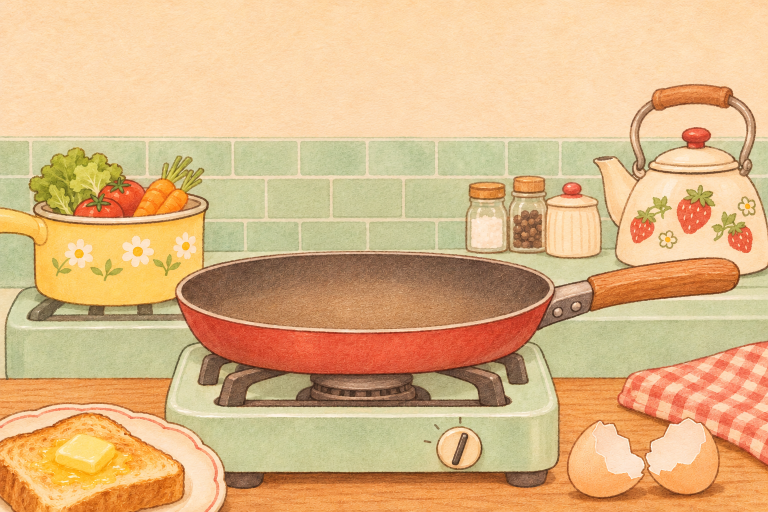
#> input picture source/kitchen-clean.png, 1536 x 1024 px (shown at 1/2 size)
$ python split_scene.py
#> lines starting #> are read from the running program, lines starting #| are printed output that depends on the picture; after the words box and inside, x2 and y2 are one past the last pixel; in counts of white or black regions, pixels touching at a corner belong together
#!/usr/bin/env python3
"""Split the clean kitchen painting into depth layers (kitchen-layers, design v4).

Input : source/kitchen-clean.png (falls back to ~/Desktop/Clean watercolor kitchen with red skillet.png)

Outputs (all 1536x1024 RGBA, same canvas, same coordinates, see docs/DESIGN.md Z order), written to
source/layers/ (git-ignored intermediates); tools/pack_layers.py then trims each to its opaque box and
writes the webp the page loads (public/assets/scene/<layer>.webp + src/lib/kitchen-layers.json):
  far.png          Z.back   wall, tiles (opaque)
  counter.png      Z.back+1 back counter, yellow pot, jars, kettle
  back.png         legacy: far + counter merged (not packed)
  mid.png          Z.mid    wooden table, green stove, red skillet body + handle + floor
  pan-rim.png      Z.panRim front half of the skillet: front lip + red outer wall
  front-toast.png  Z.frontLeft  toast plate (not rendered by default: toast left the story)
  front-right.png  Z.frontRight eggshells + gingham cloth (inside momZone, fades out for mom)
  tools/check_overlay.png              five layers recomposited vs the clean source + |diff|
  tools/layers_preview.png             contact sheet of the five layers

Hidden areas are rebuilt only from the painting itself: tile cells copied joint to joint,
counter bands and wood grain continued from visible pixels of the same rows, the yellow
pot's hidden corner mirrored about its axis. Deterministic (fixed seed); re-run overwrites.

Run:  python3 tools/split_scene.py [--debug DIR]
"""
from __future__ import annotations

import argparse
import os
from pathlib import Path

import cv2
import numpy as np
from PIL import Image, ImageDraw

ROOT = Path(__file__).resolve().parent.parent
OUT = ROOT / "source/layers"
W, H = 1536, 1024
DESK = Path.home() / "Desktop"
RNG = np.random.default_rng(7)


def first(*paths: Path) -> Path:
    for p in paths:
        if p.exists():
            return p
    raise SystemExit(f"missing input, looked for: {[str(p) for p in paths]}")


def load_rgb(p: Path) -> np.ndarray:
    return np.asarray(Image.open(p).convert("RGB")).astype(np.float32)


# ---------------------------------------------------------------- masks

def poly_mask(points, shape=(H, W)) -> np.ndarray:
#> called with shape = (1024, 1536)
    m = Image.new("L", (shape[1], shape[0]), 0)
#> m: PIL image 1536x1024 L; every value is 0
    ImageDraw.Draw(m).polygon([tuple(map(float, p)) for p in points], fill=255)
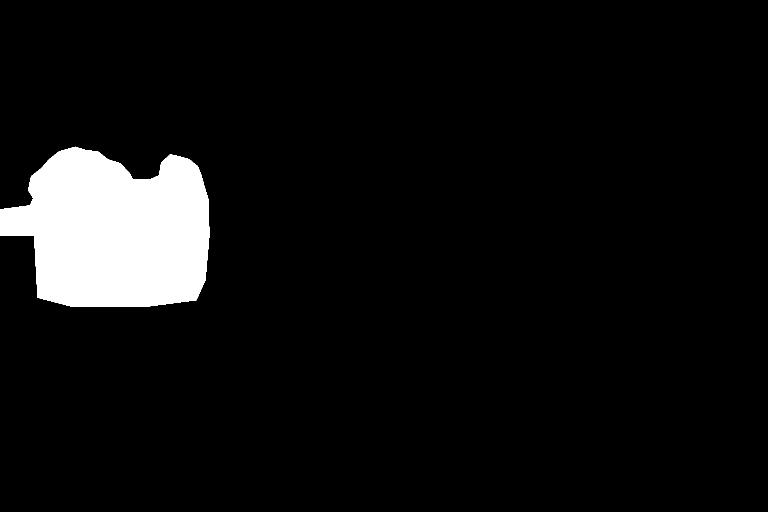
#> m: PIL image 1536x1024 L (shown at 1/2 size); 6.5% white; 1 white region, box (x1, y1, x2, y2) and area: (0, 293, 419, 613) 102176
    return np.asarray(m) > 0


def grabcut(img: np.ndarray, rect, sure_fg=None, sure_bg=None, iters=6) -> np.ndarray:
    """GrabCut inside rect, optional hard hints. Returns bool mask (full canvas)."""
    x0, y0, x1, y1 = rect
    m = np.full((H, W), cv2.GC_BGD, np.uint8)
    m[y0:y1, x0:x1] = cv2.GC_PR_FGD
    if sure_bg is not None:
        m[sure_bg] = cv2.GC_BGD
    if sure_fg is not None:
        m[sure_fg] = cv2.GC_FGD
    bgd = np.zeros((1, 65), np.float64)
    fgd = np.zeros((1, 65), np.float64)
    bgr = cv2.cvtColor(img.astype(np.uint8), cv2.COLOR_RGB2BGR)
    cv2.grabCut(bgr, m, None, bgd, fgd, iters, cv2.GC_INIT_WITH_MASK)
    return (m == cv2.GC_FGD) | (m == cv2.GC_PR_FGD)


def band_refine(img, poly, band=10, rect_pad=20, extra_fg=None, extra_bg=None, inner=None) -> np.ndarray:
    """Hand polygon -> exact outline: deep inside polygon = FG, outside dilated polygon = BG,
    the band in between is decided by GrabCut so the cut follows the painted outline."""
    pm = poly_mask(poly).astype(np.uint8)
    inner = inner or band * 3
    kf = cv2.getStructuringElement(cv2.MORPH_ELLIPSE, (2 * inner + 1, 2 * inner + 1))
    k = cv2.getStructuringElement(cv2.MORPH_ELLIPSE, (2 * band + 1, 2 * band + 1))
    fg = cv2.erode(pm, kf) > 0
#> fg: shape (1024, 1536) bool; 5.2% white; 1 white region, box (x1, y1, x2, y2) and area: (0, 310, 403, 597) 81339
    bg = cv2.dilate(pm, k) == 0
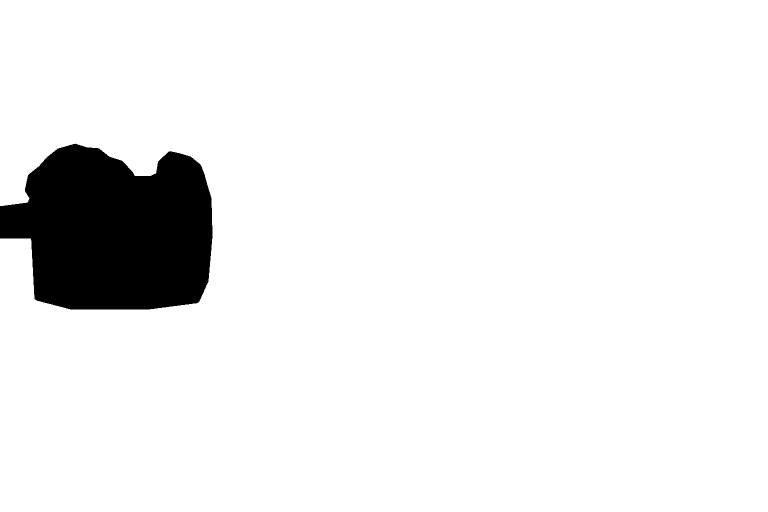
#> bg: shape (1024, 1536) bool (shown at 1/2 size); 93% white; 1 black region, box (x1, y1, x2, y2) and area: (0, 287, 425, 619) 110163
    if extra_fg is not None:
        fg |= extra_fg
    if extra_bg is not None:  # explicit background (e.g. wall seen through a handle) always wins
        bg |= extra_bg
        fg &= ~extra_bg
    ys, xs = np.nonzero(pm)
    rect = (max(0, xs.min() - rect_pad), max(0, ys.min() - rect_pad),
            min(W, xs.max() + rect_pad), min(H, ys.max() + rect_pad))
#> rect = (0, 273, 438, 632)
    return clean_mask(grabcut(img, rect, fg, bg))
#> in grabcut, `x0, y0, x1, y1 = rect`: x0 = 0; y0 = 273; x1 = 438; y1 = 632


def clean_mask(m: np.ndarray, close=5) -> np.ndarray:
#> called with close = 5
    m = m.astype(np.uint8)
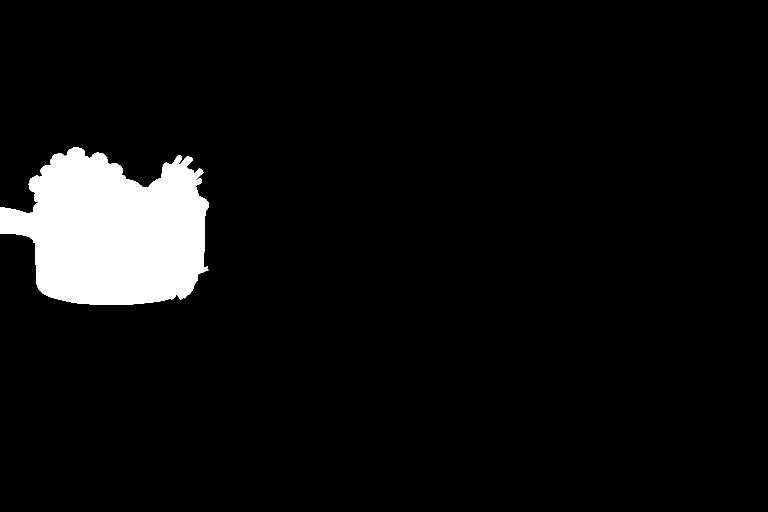
#> m: shape (1024, 1536) (shown at 1/2 size); values 0 (black) and 1 (white), 6% white; 1 white region, box (x1, y1, x2, y2) and area: (0, 294, 418, 610) 94575
    k = cv2.getStructuringElement(cv2.MORPH_ELLIPSE, (close, close))
    m = cv2.morphologyEx(m, cv2.MORPH_CLOSE, k)
#> m: shape (1024, 1536); values 0 (black) and 1 (white), 6% white; 1 white region, box (x1, y1, x2, y2) and area: (0, 294, 418, 610) 94726
    m = cv2.morphologyEx(m, cv2.MORPH_OPEN, cv2.getStructuringElement(cv2.MORPH_ELLIPSE, (3, 3)))
#> m: shape (1024, 1536); values 0 (black) and 1 (white), 6% white; 1 white region, box (x1, y1, x2, y2) and area: (0, 294, 418, 610) 94721
    n, lab, stats, _ = cv2.connectedComponentsWithStats(m, 8)
#> n = 2; stats = [[0, 0, 1536, 1024, 1478143], [0, 294, 418, 316, 94721]]
    keep = np.zeros_like(m)
    for i in range(1, n):
        if stats[i, cv2.CC_STAT_AREA] > 400:
            keep[lab == i] = 1
    return keep > 0


# [18 lines left out: functions fill_holes, soft, not called in this run]


def build_masks(img: np.ndarray) -> dict[str, np.ndarray]:
    M: dict[str, np.ndarray] = {}

    # ---- mid objects (stand in front of the tiles)
    M["pot"] = band_refine(img, [
        (0, 418), (60, 410), (66, 396), (56, 380), (62, 352), (82, 336), (98, 318), (118, 302),
        (150, 293), (172, 300), (195, 302), (215, 318), (240, 326), (258, 345), (265, 358),
        (300, 358), (318, 350), (322, 325), (340, 308), (358, 312), (378, 318), (395, 332),
        (402, 350), (408, 372), (416, 398), (418, 470), (410, 560), (392, 600), (300, 612),
        (140, 612), (75, 595), (68, 470), (20, 470), (0, 470)], band=6, inner=16)
    M["jars"] = band_refine(img, [
        (930, 372), (950, 362), (1010, 362), (1012, 372), (1022, 350), (1092, 350), (1094, 385),
        (1112, 370), (1118, 358), (1152, 358), (1158, 372), (1162, 388), (1200, 400), (1206, 500), (1180, 518), (1100, 518),
        (1060, 506), (1020, 506), (930, 506), (928, 440)], band=8)
#> call 2 of band_refine, with band = 8, rect_pad = 20
#> in poly_mask (call 2), `ImageDraw.Draw(m).polygon([tuple(map(float, p)) for p in points], fill..`: m: PIL image 1536x1024 L; 2.6% white; 1 white region, box (x1, y1, x2, y2) and area: (928, 350, 1207, 519) 40280
#> in band_refine (call 2), `fg = cv2.erode(pm, kf) > 0`: fg: shape (1024, 1536) bool; 1.4% white; 1 white region, box (x1, y1, x2, y2) and area: (952, 374, 1182, 495) 21488
#> in band_refine (call 2), `bg = cv2.dilate(pm, k) == 0`:
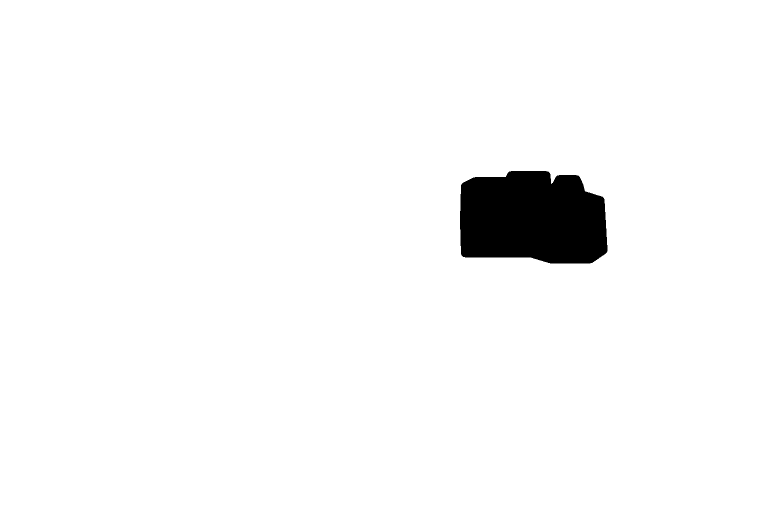
#> bg: shape (1024, 1536) bool (shown at 1/2 size); 97% white; 1 black region, box (x1, y1, x2, y2) and area: (920, 342, 1215, 527) 47394
#> in band_refine (call 2), `rect = (max(0, xs.min() - rect_pad), max(0, ys.min() - rect_pad), min(..`: rect = (908, 330, 1226, 538)
#> call 2 of clean_mask, with close = 5
#> in clean_mask (call 2), `m = m.astype(np.uint8)`:
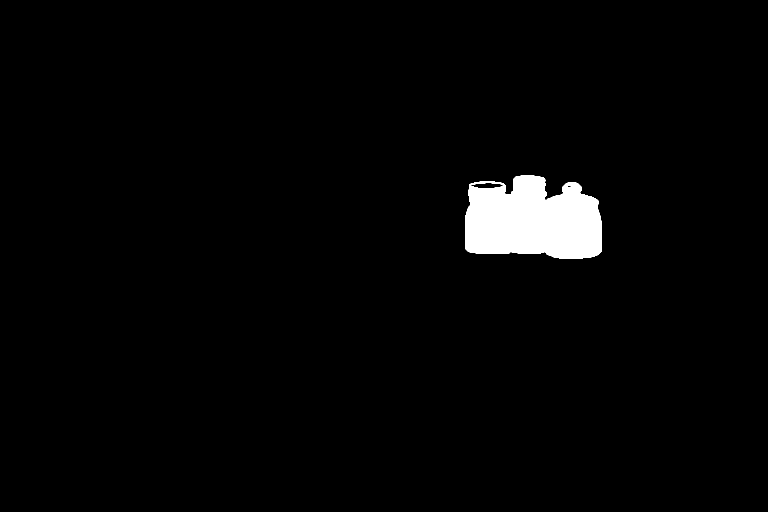
#> m: shape (1024, 1536) (shown at 1/2 size); values 0 (black) and 1 (white), 2.3% white; 1 white region, box (x1, y1, x2, y2) and area: (931, 351, 1204, 518) 36695
#> in clean_mask (call 2), `m = cv2.morphologyEx(m, cv2.MORPH_CLOSE, k)`: m: shape (1024, 1536); values 0 (black) and 1 (white), 2.3% white; 1 white region, box (x1, y1, x2, y2) and area: (931, 351, 1204, 518) 36766
#> in clean_mask (call 2), `n, lab, stats, _ = cv2.connectedComponentsWithStats(m, 8)`: stats = [[0, 0, 1536, 1024, 1536098], [931, 351, 273, 167, 36766]]
    kettle = band_refine(img, [
        (1183, 322), (1187, 313), (1200, 309), (1230, 306), (1258, 322), (1262, 262), (1275, 226), (1298, 206), (1302, 182),
        (1318, 172), (1450, 170), (1466, 184), (1470, 204), (1492, 216), (1504, 250), (1506, 300),
        (1502, 336), (1518, 368), (1530, 405), (1536, 435), (1536, 485), (1530, 512), (1516, 536), (1484, 552), (1250, 548),
        (1238, 520), (1236, 470), (1222, 420), (1205, 370)], band=6, inner=18,
        extra_bg=poly_mask([(1284, 322), (1282, 266), (1293, 238), (1312, 222), (1450, 222),
                            (1466, 234), (1478, 256), (1482, 300), (1476, 316), (1462, 316),
                            (1445, 302), (1426, 294), (1422, 280), (1420, 264), (1408, 254),
                            (1378, 254), (1366, 264), (1364, 286), (1340, 296), (1312, 306),
                            (1297, 320)]))
#> in poly_mask (call 3), `ImageDraw.Draw(m).polygon([tuple(map(float, p)) for p in points], fill..`: m: PIL image 1536x1024 L; 0.82% white; 1 white region, box (x1, y1, x2, y2) and area: (1282, 222, 1483, 323) 12903
#> call 3 of band_refine, with band = 6, rect_pad = 20, inner = 18
#> in poly_mask (call 4), `ImageDraw.Draw(m).polygon([tuple(map(float, p)) for p in points], fill..`: m: PIL image 1536x1024 L; 6.5% white; 1 white region, box (x1, y1, x2, y2) and area: (1183, 170, 1536, 553) 102806
#> in band_refine (call 3), `fg = cv2.erode(pm, kf) > 0`: fg: shape (1024, 1536) bool; 5.2% white; 1 white region, box (x1, y1, x2, y2) and area: (1206, 189, 1536, 534) 81008
#> in band_refine (call 3), `bg = cv2.dilate(pm, k) == 0`: bg: shape (1024, 1536) bool; 93% white; 1 black region, box (x1, y1, x2, y2) and area: (1177, 164, 1536, 559) 110253
#> in band_refine (call 3), `bg |= extra_bg`:
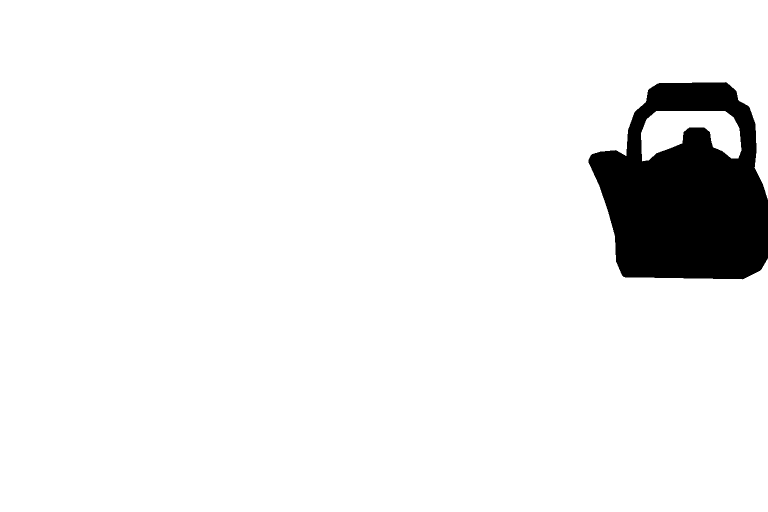
#> bg: shape (1024, 1536) bool (shown at 1/2 size); 93.8% white; 1 black region, box (x1, y1, x2, y2) and area: (1177, 164, 1536, 559) 97350
#> in band_refine (call 3), `fg &= ~extra_bg`:
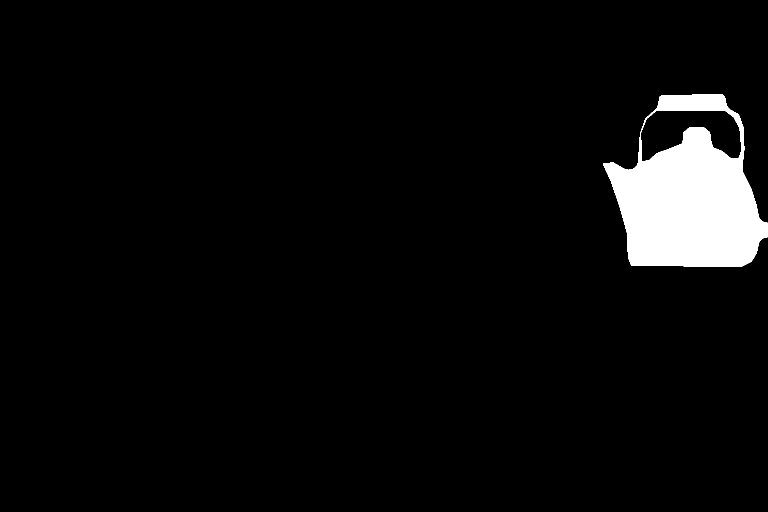
#> fg: shape (1024, 1536) bool (shown at 1/2 size); 4.3% white; 1 white region, box (x1, y1, x2, y2) and area: (1206, 189, 1536, 534) 68105
#> in band_refine (call 3), `rect = (max(0, xs.min() - rect_pad), max(0, ys.min() - rect_pad), min(..`: rect = (1163, 150, 1536, 572)
    # keep only the outer ring of the handle loop, never the wall seen through it
    M["kettle"] = kettle

    # ---- main: skillet, front stove (upper part sticks above the table), table
    M["pan"] = band_refine(img, [
        (352, 580), (380, 530), (470, 508), (700, 500), (950, 505), (1060, 520), (1105, 560),
        (1180, 548), (1230, 520), (1440, 515), (1480, 535), (1478, 575), (1440, 590), (1190, 618),
        (1120, 650), (1060, 690), (900, 742), (700, 750), (500, 735), (400, 700), (360, 640)], band=10)
    M["stove_top"] = band_refine(img, [
        (346, 790), (352, 705), (372, 688), (1085, 688), (1103, 705), (1112, 790)], band=8)
    # table: wood below the counter's bottom edge; detect that edge per column
    M["table"] = table_mask(img)

    # ---- front objects
    M["plate"] = band_refine(img, [
        (0, 828), (60, 812), (160, 806), (260, 812), (360, 830), (420, 870), (452, 940), (455, 1024),
        (0, 1024)], band=10)
    M["shells"] = band_refine(img, [
        (1135, 920), (1150, 870), (1200, 840), (1255, 850), (1290, 880), (1300, 860), (1350, 835),
        (1400, 845), (1435, 880), (1445, 950), (1420, 1000), (1360, 1012), (1300, 995), (1240, 1012),
        (1170, 1000), (1135, 960)], band=9)
    M["cloth"] = band_refine(img, [
        (1236, 795), (1244, 762), (1262, 746), (1330, 730), (1420, 705), (1536, 676), (1536, 940),
        (1500, 912), (1460, 888), (1420, 862), (1380, 850), (1335, 846), (1290, 826), (1250, 810)],
        band=7, inner=18)
    # the plate's rim where it crosses the stove's left edge is missed by GrabCut (same tones)
    M["plate"] |= poly_mask([(322, 880), (350, 880), (350, 945), (322, 945)]) & dil(M["plate"], 30)
    for k in ("plate", "shells", "cloth", "pot", "jars", "kettle"):
        M[k] = dil(M[k], 2)  # keep the whole painted outline with its object
    # contact / cast shadows painted on the table belong to the object that casts them, so
    # they disappear with it (front-right fades out for mom)
    L = img.mean(2)
    darker = L < cv2.medianBlur(np.clip(L, 0, 255).astype(np.uint8), 41).astype(np.float32) - 18
    for k, r in (("shells", 16), ("cloth", 18)):
        sh = dil(M[k], r) & ~M[k] & darker & M["table"]
        sh = cv2.morphologyEx(sh.astype(np.uint8), cv2.MORPH_CLOSE, np.ones((5, 5), np.uint8)) > 0
        M[k] = M[k] | dil(sh, 2)
    return M


# [24 lines left out: function table_mask, not called in this run]


# ---------------------------------------------------------------- fills

class Quilter:
    """Fill a hole by copying painted patches from visible pixels of the *same rows*
    (optionally a small vertical shift). Every structure in this painting that we
    rebuild runs horizontally (wall gradient, tile rows, counter bands, wood grain),
    so same-row copies keep the structure; tile rows additionally snap the copy
    offset to the tile period so grout lines stay aligned."""

    # [110 lines left out: functions __init__, frac_ok, fill, _pick, pushpull, finish, not called in this run]


def dil(m, r):
    return cv2.dilate(m.astype(np.uint8), cv2.getStructuringElement(cv2.MORPH_ELLIPSE, (2 * r + 1, 2 * r + 1))) > 0


# [367 lines left out: functions mid_region, grout_columns, tile_cells, build_back, build_mid, reflect_fill and 10 more, not called in this run]


def main():
    ap = argparse.ArgumentParser()
    ap.add_argument("--debug", default=None)
    args = ap.parse_args()
    clean_p = first(ROOT / "source/kitchen-clean.png", DESK / "Clean watercolor kitchen with red skillet.png")
    img = load_rgb(clean_p)
    assert img.shape[:2] == (H, W), img.shape
    print("masks ...")
    M = build_masks(img)
    if args.debug:
        os.makedirs(args.debug, exist_ok=True)
        debug_masks(img, M, Path(args.debug) / "masks.png")
    print("wall + tiles ...")
    wall = build_back(img, M)
    print("back counter + objects ...")
    region = mid_region()
    counter, counter_m = build_mid(img, M, region)
    # v3 "back" = wall/tiles with the back counter and its objects on top (one opaque layer)
    ca = soft(counter_m)[..., None]
    back = counter * ca + wall * (1 - ca)
    print("table, stove, skillet ...")
    mid_rgb, mid_m = build_main(img, M)
    rim_m, ell = build_rim(img, M)

    # visual-direction：远景（墙、瓷砖，完整补好）与中景（后台面、黄锅、瓶罐、水壶）分开输出，
    # 让镜头移动时两者有不同位移；旧的合并层 back.png 仍另存一份兼容。
    Image.fromarray(rgba(back, np.ones((H, W), np.float32))).save(OUT / "back.png", optimize=True)
    L = {
        "far": rgba(wall, np.ones((H, W), np.float32)),
        "counter": rgba(counter, soft(counter_m)),
        "mid": rgba(mid_rgb, soft(mid_m)),
        "pan-rim": rgba(img, soft(rim_m, grow=0, feather=0.8)),
        "front-toast": rgba(img, soft(M["plate"])),
        "front-right": rgba(img, soft(M["shells"] | M["cloth"])),
    }
    OUT.mkdir(parents=True, exist_ok=True)
    for k, v in L.items():
        Image.fromarray(v).save(OUT / f"{k}.png", optimize=True)

    # ---- checks
    comp = composite(list(L.values()))
    diff = np.abs(comp - img).max(2)
    print(f"recomposite vs clean: mean {diff.mean():.3f}, p99.9 {np.percentile(diff, 99.9):.0f}, "
          f"max {diff.max():.0f}, >8: {(diff > 8).sum()} px ({(diff > 8).mean() * 100:.2f}%)")
    dv = np.clip(diff * 8, 0, 255).astype(np.uint8)
    tw, th = 768, 512
    chk = Image.new("RGB", (tw * 2 + 36, th + 52), (250, 247, 240))
    d = ImageDraw.Draw(chk)
    for c, (name, im) in enumerate([("six layers recomposited", comp),
                                    ("|difference vs kitchen-clean| x8 (black = identical)", np.dstack([dv] * 3))]):
        chk.paste(Image.fromarray(np.clip(im, 0, 255).astype(np.uint8)).resize((tw, th), Image.LANCZOS),
                  (12 + c * (tw + 12), 12))
        d.text((12 + c * (tw + 12), 12 + th + 8), name, fill=(60, 40, 30))
    chk.save(ROOT / "tools/check_overlay.png")
    sheet(L, ROOT / "tools/layers_preview.png")

    # ---- measurements for ANCHORS
    cx, cy, aw, ah, ang = ell
    rx, ry = max(aw, ah) / 2, min(aw, ah) / 2
    print(f"pan floor (cooking surface) ellipse: centre ({cx:.0f},{cy:.0f}) semi-axes ({rx:.0f},{ry:.0f})")
    for x in (450, 600, 720, 743, 900, 1050):
        col = np.nonzero(rim_m[:, x])[0]
        print(f"  pan-rim top edge at x={x}: y={col.min() if len(col) else None}")
    ys, xs = np.nonzero(rim_m)
    print(f"  pan-rim box [{xs.min()}, {ys.min()}, {xs.max()}, {ys.max()}]")
    for k in ("plate", "shells", "cloth", "pan"):
        ys, xs = np.nonzero(M[k])
        print(f"  {k:7s} box [{xs.min()}, {ys.min()}, {xs.max()}, {ys.max()}]")


if __name__ == "__main__":
#> (the run stopped early here; a loop or call above may not have finished)
